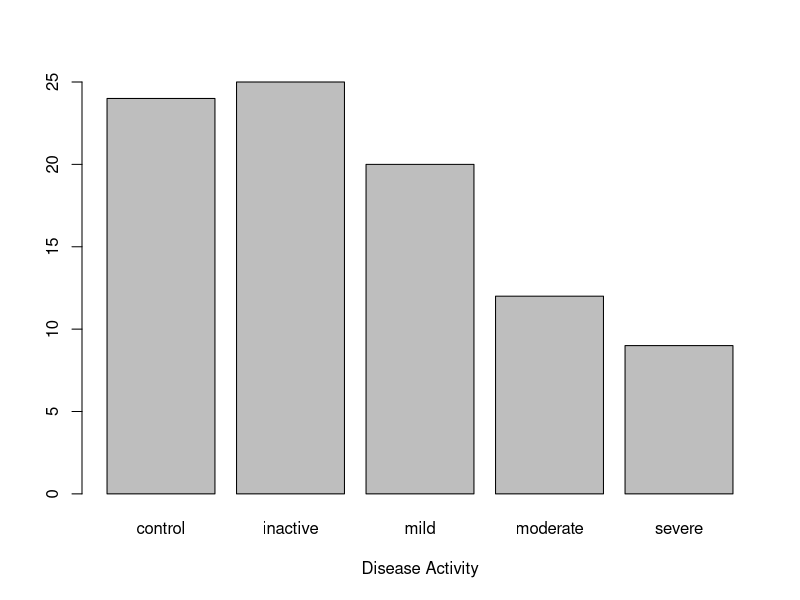
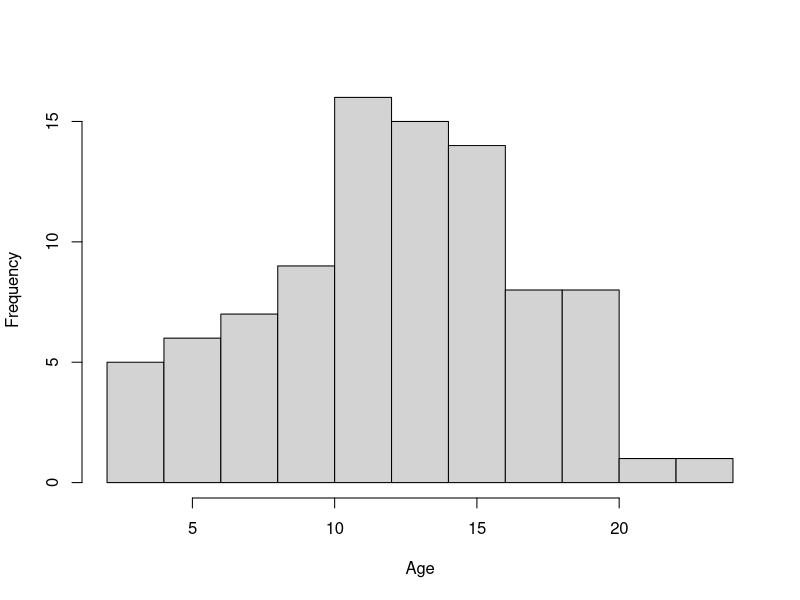
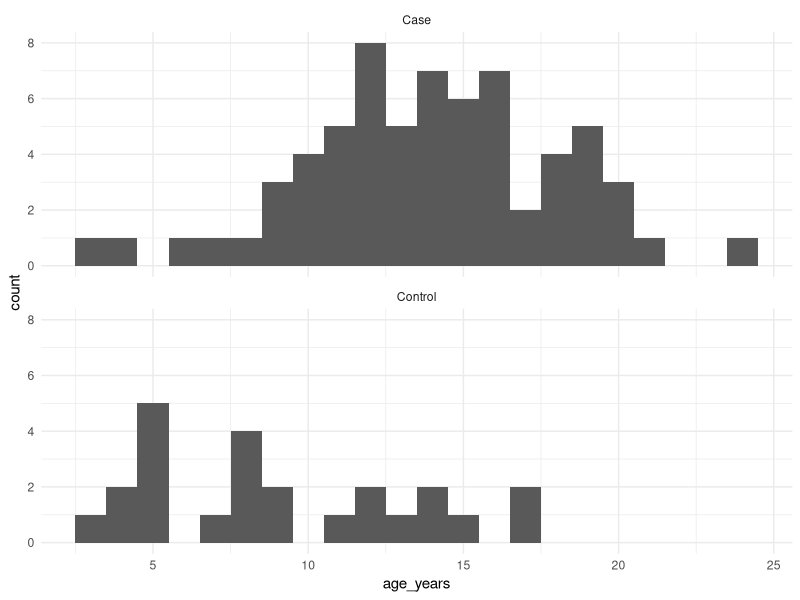
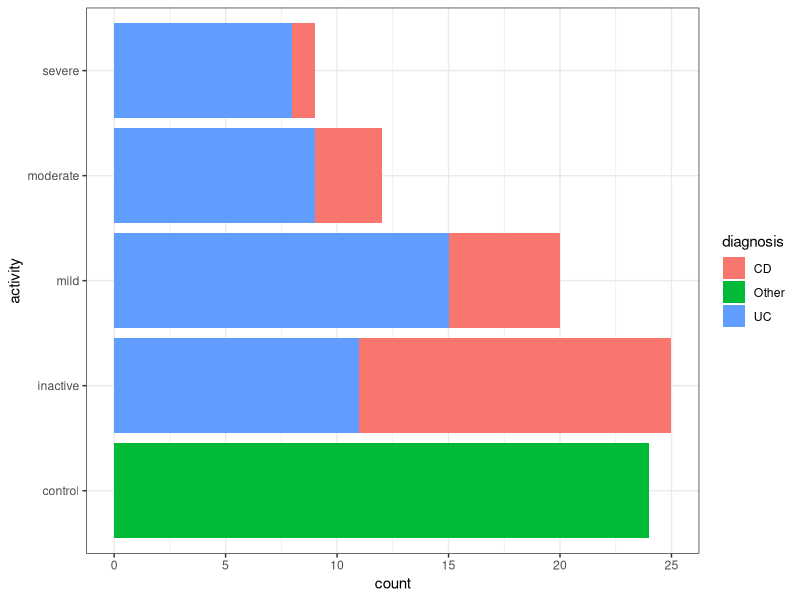
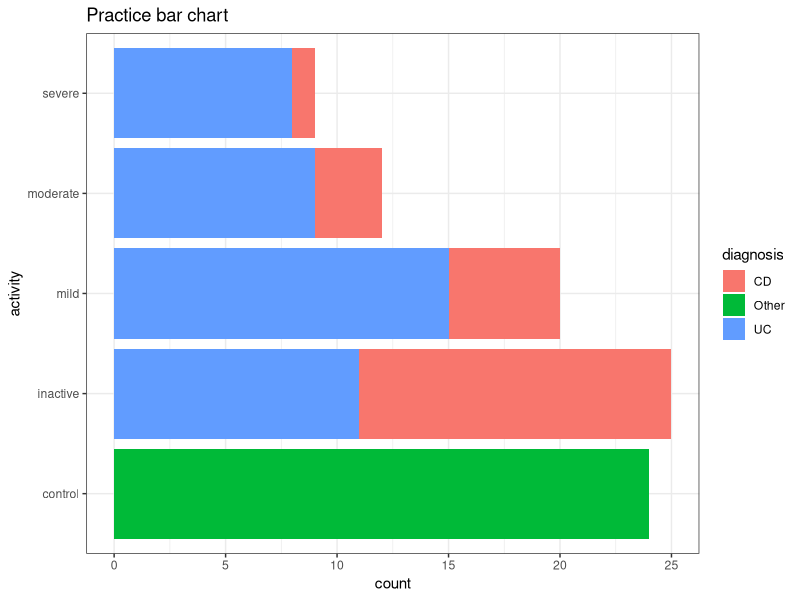
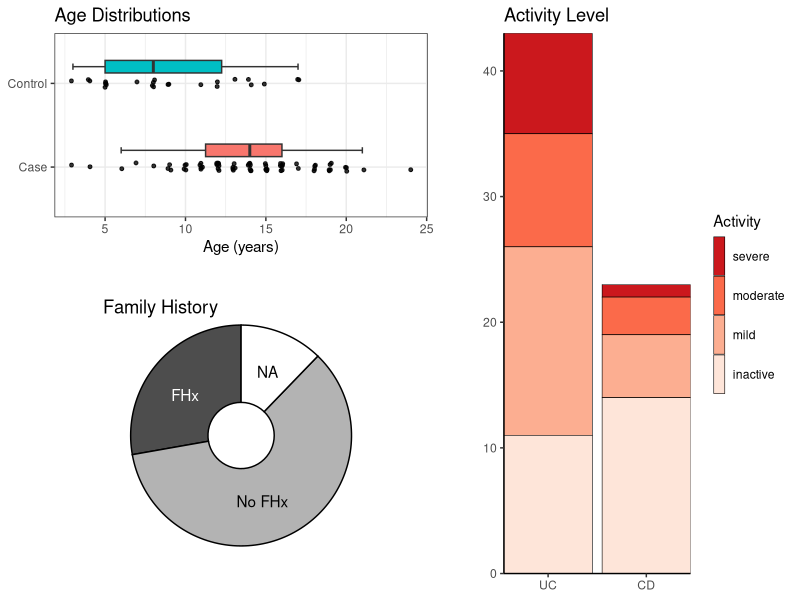
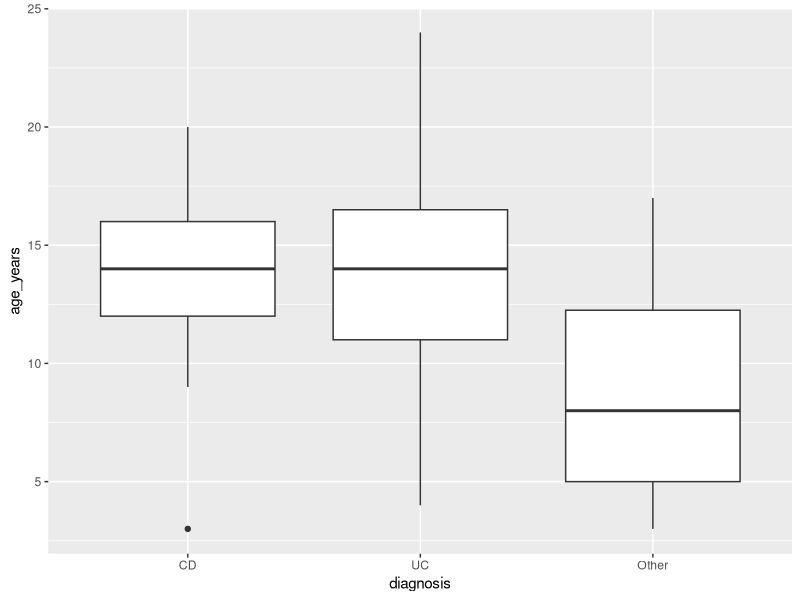
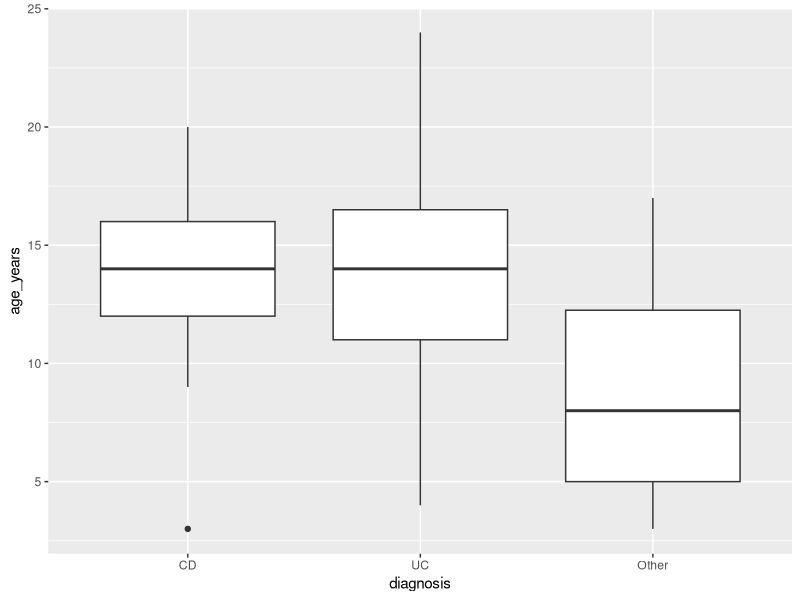

Write R code to recreate these figures, in order. (Note: this script raises an error after producing the figures.)
## ---- chunk 1
# You can write code and comments in "chunks" 
print("Hello World") # start "comments" with the # symbol
## ---- chunk 2
# `readxl` is for reading data from Excel files
library(readxl)
## ---- chunk 3
# `writexl` is for writing data to a new Excel file
library(writexl) # we'll use this at the end
## ---- chunk 4
# the `here` package makes specifying file locations easier
library(here)
## ---- chunk 5
# `tidyverse` is a collection of several packages 
library(tidyverse) # (dplyr, ggplot2, and others)
## ---- chunk 6
# give your objects short but informative names!
meta <- read_excel(path = here("data/papa2012/papa2012_metadata.xlsx"), na = "NA")
meds <- read_excel(here("data/papa2012/papa2012_metadata.xlsx"), sheet = "treatment")
## ---- chunk 7
# this will work anywhere! (anywhere that the project folder is moved or copied)
meta <- read_excel(path = here("data/papa2012/papa2012_metadata.xlsx"), na = "NA")
## ---- chunk 8
meta
## ---- chunk 9
example_df <- data.frame(alphabet = LETTERS, numbers = 1:26)
## ---- chunk 10
example_tbl <- as_tibble(example_df)
example_tbl
## ---- chunk 11
table(meta$family_history, useNA = "ifany")
## ---- chunk 12
table(meta$age_years, useNA = "ifany")
## ---- chunk 13
meta %>% count(diagnosis)
## ---- chunk 14
meta %>% count(family_history, diagnosis)
## ---- chunk 15
meta %>% summarise(age_mean = mean(age_years), age_sd = sd(age_years))
## ---- chunk 16
meta %>% summarise(age_mean = mean(age_years), age_sd = sd(age_years), .by = diagnosis)
## ---- chunk 17
#| fig-width: 6
#| fig-height: 3
meta$activity %>% table() %>% barplot(xlab = "Disease Activity")
## ---- chunk 18
#| fig-width: 6
#| fig-height: 3
meta$age_years %>% hist(breaks = 10, main = NULL, xlab = "Age")
## ---- chunk 19
#| fig-width: 6
#| fig-height: 3
ggplot(meta) +
  geom_histogram(aes(age_years), binwidth = 1) +
  facet_wrap(~case_control, ncol = 1) +
  theme_minimal()
## ---- chunk 20
#| fig-width: 8
#| fig-height: 3
ggplot(meta) +
  geom_bar(aes(y = activity, fill = diagnosis)) +
  theme_bw()
## ---- chunk 21
# Assign your plot to an R object
plot_practice_bars <- ggplot(meta) +
  geom_bar(aes(y = activity, fill = diagnosis)) +
  ggtitle("Practice bar chart") +
  theme_bw()

# create a folder for figures
dir.create(here("practical-1/figs"))

# Write the plot to a file, with ggsave
ggsave(
  plot = plot_practice_bars, 
  filename = here("practical-1/figs/practice-barchart.png"),
  width = 6, height = 3, units = "in", dpi = 300
)
## ---- chunk 22
unlink(here("practical-1/figs"), recursive = TRUE)
## ---- chunk 23
#| fig-width: 6
#| fig-height: 3
#| echo: fenced

ggplot(meta) +
  geom_bar(aes(y = activity, fill = diagnosis)) +
  ggtitle("Practice bar chart") +
  theme_bw()
## ---- chunk 24
#| code-fold: true
#| warning: false
#| fig-width: 8
#| fig-height: 6
library(patchwork)

plot_list <- list()

# age boxplot
plot_list$box <- meta %>%
  ggplot(aes(y = case_control, x = age_years)) +
  geom_boxplot(
    mapping = aes(fill = case_control),
    width = 0.15, staplewidth = 0.5, outliers = FALSE,
    position = position_nudge(y = 0.2),
    show.legend = FALSE
  ) +
  geom_jitter(height = 0.05, width = 0.1, alpha = 0.8, size = 1) +
  labs(y = NULL, x = "Age (years)", title = "Age Distributions") +
  theme_bw() +
  theme(plot.margin = margin(b = 20, r = 20))

# plot_list$box

# family history piechart
plot_list$pie <- meta %>%
  ggplot(aes(y = 1, fill = family_history)) +
  geom_bar(position = "stack", colour = "black") +
  scale_fill_manual(
    values = c(fhx = "grey30", nofhx = "grey70"),
    na.value = "white", guide = "none"
  ) +
  annotate("text", x = I(pi / 8), y = I(0.25), label = "NA") +
  annotate("text", x = I(0.9 * pi), y = I(0.25), label = "No FHx") +
  annotate("text", x = I(1.7 * pi), y = I(0.25), label = "FHx", colour = "white") +
  labs(tag = "Family History") +
  labs(x = NULL, y = NULL) +
  coord_radial(expand = FALSE, inner.radius = 0.3) +
  theme_void() +
  theme(plot.tag.location = "panel", plot.margin = margin(t = 10))

# plot_list$pie

# activity barchart
plot_list$bar <- meta %>%
  ggplot(aes(
    x = diagnosis,
    fill = factor(activity, c("severe", "moderate", "mild", "inactive"))
  )) +
  geom_bar(colour = "black", linewidth = 0.2) +
  scale_x_discrete(limits = c("UC", "CD")) +
  scale_fill_brewer(name = "Activity", palette = "Reds", direction = -1) +
  labs(title = "Activity Level", x = NULL, y = NULL) +
  coord_cartesian(ylim = c(0, NA), expand = FALSE) +
  theme_classic() +
  theme(
    plot.margin = margin(l = 20),
    legend.key.height = unit(1, "cm"), legend.key.width = unit(3, "mm")
  )

# plot_list$bar

# assemble with patchwork
wrap_plots(
  A = plot_list$box, C = plot_list$bar,
  B = plot_list$pie, guides = "collect",
  design =
    "AAC
 AAC
 BBC
 BBC
 BBC"
)
## ---- chunk 25
meta
## ---- chunk 26
meds
## ---- chunk 27
all_meta <- left_join(meta, meds)
## ---- chunk 28
# this should do the same thing as the natural join shown above
all_meta <- left_join(meta, meds, by = join_by(ID, diagnosis))
## ---- chunk 29
# create a logical variable, TRUE if patient has family history of IBD
all_meta$ibd_fhx <- all_meta$family_history == "fhx"

# always check the result is what you expected!
all_meta[, c("ID", "family_history", "ibd_fhx")]
## ---- chunk 30
# this is equivalent to the previous block
all_meta <- all_meta %>% mutate(ibd_fhx = family_history == "fhx")

# check the result again
all_meta %>% select(ID, family_history, ibd_fhx)
## ---- chunk 31
#| fig-width: 6
#| fig-height: 3

all_meta %>%
  mutate(diagnosis = factor(diagnosis, levels = c("CD", "UC", "Other"))) %>%
  ggplot(aes(diagnosis, age_years)) +
  geom_boxplot()
## ---- chunk 32
class(all_meta$diagnosis) # no persistent changes, diagnosis is still character!
## ---- chunk 33
#| fig-width: 6
#| fig-height: 3
all_meta <- all_meta %>% mutate(diagnosis = factor(diagnosis, c("CD", "UC", "Other")))
all_meta %>% ggplot(aes(diagnosis, age_years)) +
  geom_boxplot()
## ---- chunk 34
class(all_meta$diagnosis)
## ---- chunk 35
table(all_meta$medication, useNA = "if")
table(all_meta$immunosuppression_level, useNA = "if")
## ---- chunk 36
all_meta <- all_meta %>% mutate(
  medication = if_else(case_control == "Control", true = "none", false = medication),
  immunosuppression_level = if_else(case_control == "Control", true = "none", false = immunosuppression_level)
)

# check the result!
all_meta %>% select(ID, case_control, medication, immunosuppression_level)
## ---- chunk 37
all_meta <- all_meta %>% mutate(
  abx = str_detect(medication, "abx"),
  steroids = str_detect(medication, "steroids"),
  imsp_other = str_detect(medication, "imsp"),
  imsp_any = steroids | imsp_other
)

# check the result!
# all_meta %>% select(case_control, medication, abx, steroids, imsp_other, imsp_any)
## ---- chunk 38
all_meta <- all_meta %>% mutate(
  diagnosis = factor(diagnosis, c("Other", "CD", "UC")),
  active = factor(active, c("control", "inactive", "active")),
  activity = factor(activity, c("control", "inactive", "mild", "moderate", "severe"))
)
## ---- chunk 39
all_meta <- all_meta %>% mutate(
  immunosuppression_level = factor(x = immunosuppression_level, c(
    "none", "level0", "level1", "level2", "level3", "level4"
  ))
)
## ---- chunk 40
all_meta %>% select(diagnosis, activity, immunosuppression_level)
## ---- chunk 41
output_path <- here("data", "papa2012", "processed")
dir.create(output_path)
## ---- chunk 42
write_xlsx(all_meta, here(output_path, "all_metadata.xlsx"))
## ---- chunk 43
write_csv(all_meta, here(output_path, "all_metadata.csv"))
## ---- chunk 44
saveRDS(all_meta, here(output_path, "all_metadata.rds"))
## ---- chunk 45
#| include: false
# these files can be used if participants fail to replicate processing
dir.create(here(output_path, "backup"))
write_csv(all_meta, here(output_path, "backup", "all_metadata.csv"))
write_xlsx(all_meta, here(output_path, "backup", "all_metadata.xlsx"))
saveRDS(all_meta, file = here(output_path, "backup", "all_metadata.rds"))
## ---- chunk 46
sessioninfo::session_info()
